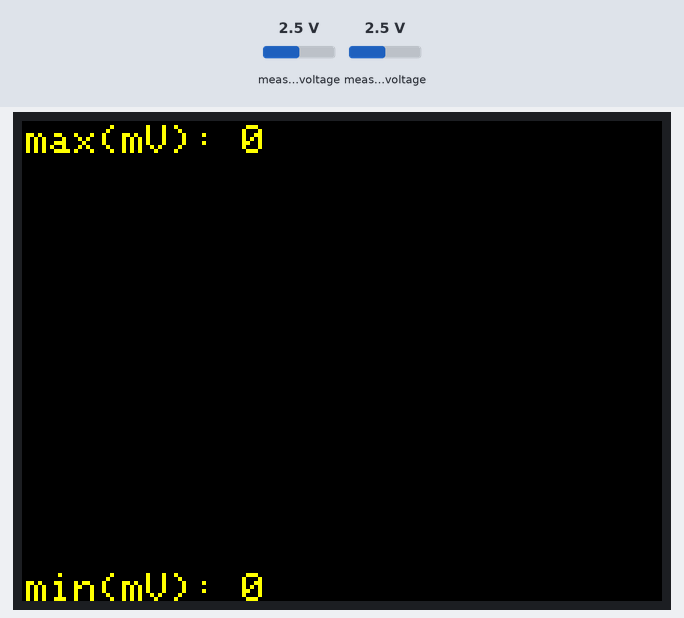
The sketch below on a simulated Arduino Uno, built with avr-gcc and run on an emulated ATmega328P. On the bench: 320×240 colour display. The test bench sets the inputs (shaded band); at power-on: measured voltage 2.5 V. What the sketch prints to the serial monitor is not drawn.

Above: at 0.7 s.
At 3.56 s:
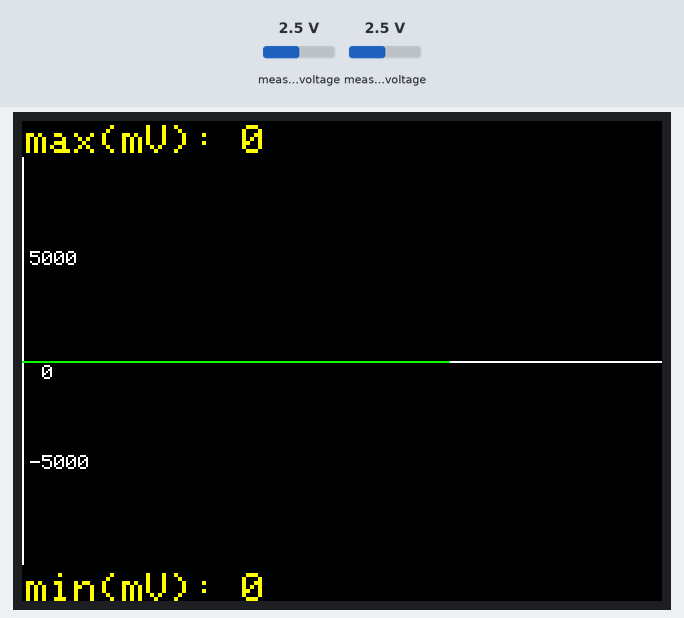
At 9.98 s:
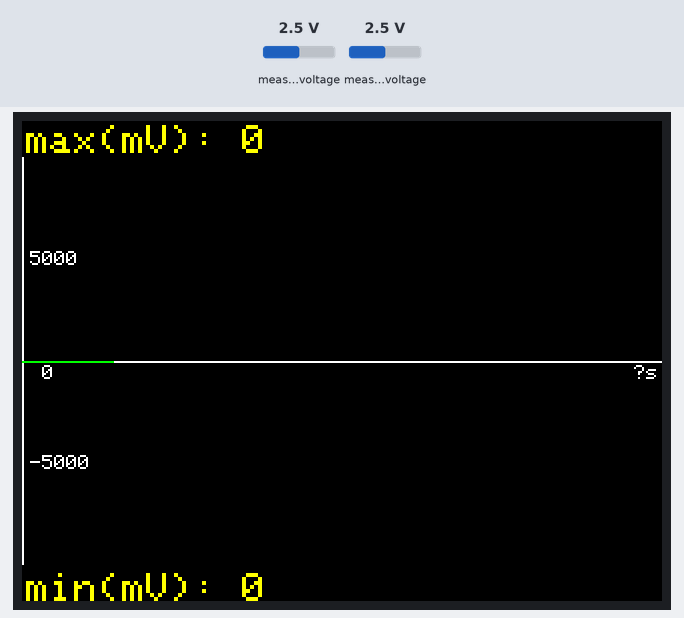
At 19.87 s:
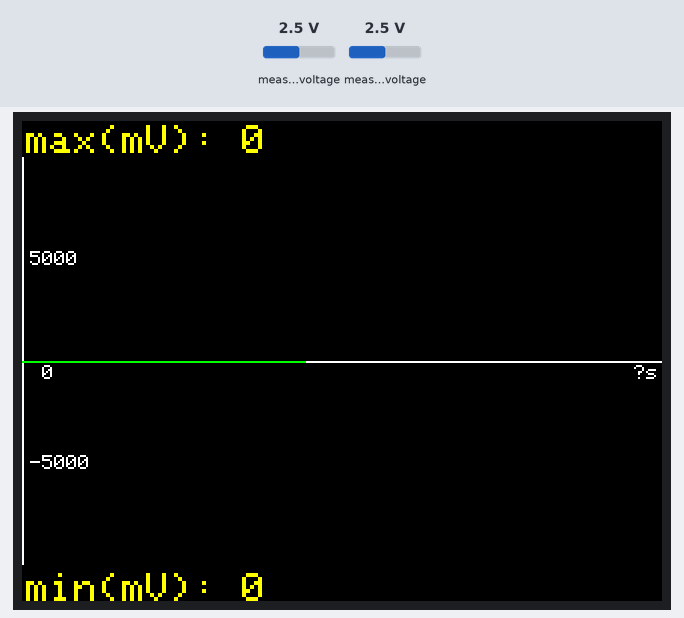
At 39.02 s:
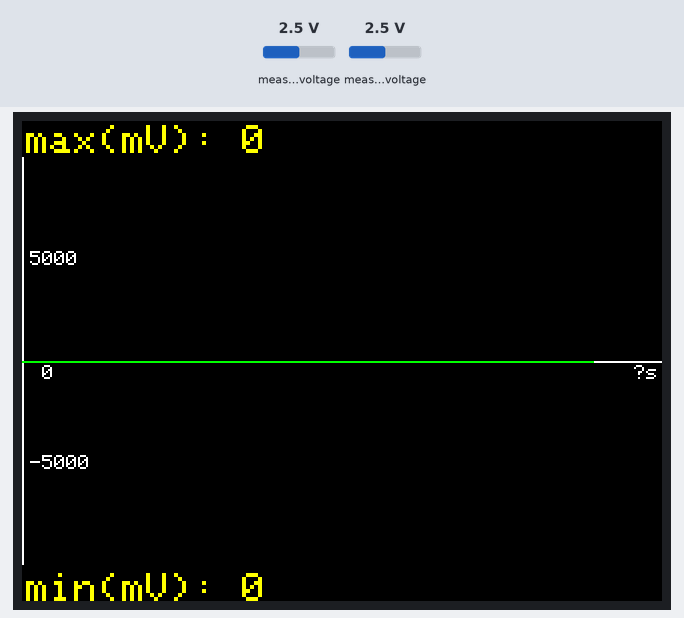

The sketch:

Volt_Meter_V3_2_4_tft.ino
```cpp
#include <Adafruit_ADS1X15.h>
/**
 * Gain and bit-multiplier table for the ADS1x15
 *
 * Gain | Bit-mul 1115 | Bit-mul 1015 | Range (V)
 * -------------------------------------------
 * 2/3  | 0.1875 mV    | 3 mV         | +-6.144
 * 1    | 0.125 mV     | 2 mV         | +-4.096
 * 2    | 0.0625 mV    | 1 mV         | +-2.048
 * 4    | 0.03125 mV   | 0.5 mV      | +-1.024
 * 8    | 0.015625 mV  | 0.25 mV     | +-0.512
 * 16   | 0.0078125 mV | 0.125 mV    | +-0.256
 *
 * If 9.0V battery (full) connected to the motor, at max speed, approx +/- 220-250mV is induced
 * in the coil.
 *
 * Datasheet of ADS1115: https://www.ti.com/lit/ds/symlink/ads1115.pdf
 *
 * Based on Adafruit ADS1X15 Library examples:
 * https://github.com/adafruit/Adafruit_ADS1X15/tree/master/examples
 */

Adafruit_ADS1115 ads1115;
//Adafruit_ADS1015 ads1015;

// External voltage scaling factor (for voltage divider, etc.)
float external_voltage_multiplier = 11.0;

// Delay between samples (ms)
int t_delay = 10;

// For keeping track of min and max voltages
float min_voltage = 9999.0;
float max_voltage = -9999.0;

// Forward declarations from TFT support file
void TFT_Setup(void);
void Publish_Data(int emf, int minV, int maxV);

void update_min_max(float voltage) {
  if (voltage < min_voltage) {
    min_voltage = voltage;
  }
  if (voltage > max_voltage) {
    max_voltage = voltage;
  }
}

void setup() {
  Serial.begin(115200);
  /*set up the TFT*/
  pinMode(0, INPUT_PULLUP);
  TFT_Setup();
  Serial.println("TFT Set up Complete.");
  /*set up the ADS*/
  ads1115.setGain(GAIN_TWOTHIRDS);  // +/- 6.144V range, 0.1875 mV per bit
  ads1115.begin();
  Serial.println("ADS1115 Set up Complete.");
}

void loop() {
  // Read differential voltage between A0 and A1
  int16_t diff = ads1115.readADC_Differential_0_1();

  // Calculate voltage in millivolts
  // For GAIN_TWOTHIRDS, 1 bit = 0.1875 mV on ADS1115
  float multiplier = 0.1875F; // mV/bit for ADS1115 at gain 2/3
  float voltage = diff * multiplier * external_voltage_multiplier;

  // Update min and max voltages
  update_min_max(voltage);

  // Publish data to TFT
  Publish_Data((int)voltage, (int)min_voltage, (int)max_voltage);

  // Wait before next sample
  delay(t_delay);
}
```

02_TFT_support.ino
```cpp
#include <Adafruit_GFX.h>      // Core graphics library
#include <Adafruit_ILI9341.h>  // 2.4" TFT FeatherWing (ILI9341)
#include <SPI.h>

// FeatherWing default pins (Feather): CS=D9, DC=D10, RST tied to RESET
#define TFT_CS   9
#define TFT_DC   10
#define TFT_RST  -1  // -1 means use board RESET

// Color aliases (keep legacy names used in sketch)
#define ST77XX_BLACK   ILI9341_BLACK
#define ST77XX_WHITE   ILI9341_WHITE
#define ST77XX_GREEN   ILI9341_GREEN
#define ST77XX_YELLOW  ILI9341_YELLOW

// Bands reserved for labels
const int TOP_TEXT_HEIGHT    = 16;  // top band for max label
const int BOTTOM_TEXT_HEIGHT = 16;  // bottom band for min label

// ==== VERTICAL SCALE ====
// Set your signed full-scale magnitude in millivolts.
// Example: 10000 => ±10V; 300 => ±300 mV
const int EMF_FULL_SCALE_MV = 10000;             // <-- change if you want ±300 mV, set 300
const int EMF_MIN_MV        = -EMF_FULL_SCALE_MV;
const int EMF_MAX_MV        =  EMF_FULL_SCALE_MV;

// TFT object
Adafruit_ILI9341 tft = Adafruit_ILI9341(TFT_CS, TFT_DC, TFT_RST);

// Graph state
int t_prev = 0;
int t_curr = 0;
int t_step = 3;     // horizontal step in pixels

int y_prev = 0;
int y_curr = 0;

// Per-sweep state
static bool first_sample = true;   // first-ever sample since boot
static bool sweep_new    = true;   // first sample of a new screen sweep
static int  sweep_min    = 0;      // per-sweep min (mV)
static int  sweep_max    = 0;      // per-sweep max (mV)

// Timing for time-scale labeling
static unsigned long sweep_start_ms   = 0;
static float         last_sweep_secs  = NAN;  // duration of the completed sweep (seconds)

// Cached geometry (computed each draw)
int16_t g_w = 0, g_h = 0;
int16_t g_graph_top = 0, g_graph_bottom = 0, g_graph_height = 0;
int16_t g_mid_y = 0;

// --- helpers (forward) ---
void computeGeometry();
void makeGrid();
void drawMinMaxText(int minV, int maxV);
void drawYAxisHalfLabels();
void drawTimeScaleLabels();

void TFT_Setup(void) {
  tft.begin();
  tft.setRotation(1);          // Landscape: 320x240
  tft.fillScreen(ST77XX_BLACK);

  first_sample = true;
  sweep_new    = true;
  t_prev       = 0;
  t_curr       = 0;

  computeGeometry();
  makeGrid();
  drawMinMaxText(0, 0);
  drawYAxisHalfLabels();
  drawTimeScaleLabels();

  delay(200);
}

// Compute cached geometry for graph area and midline
void computeGeometry() {
  g_w = tft.width();
  g_h = tft.height();

  // Keep labels clear by shrinking graph area slightly inside bands
  g_graph_top    = TOP_TEXT_HEIGHT + 2;
  g_graph_bottom = g_h - BOTTOM_TEXT_HEIGHT - 3;
  g_graph_height = g_graph_bottom - g_graph_top + 1;

  // 0 mV midline = exact middle of graph area
  g_mid_y = g_graph_top + g_graph_height / 2;
}

// Draw axes and 0-line (graph area only)
void makeGrid() {
  computeGeometry();

  // Clear graph area
  tft.fillRect(0, g_graph_top, g_w, g_graph_height, ST77XX_BLACK);

  // Y-axis at the left
  tft.drawLine(0, g_graph_top, 0, g_graph_bottom, ST77XX_WHITE);

  // 0 mV axis (midline)
  tft.drawLine(0, g_mid_y, g_w - 1, g_mid_y, ST77XX_WHITE);
}

// Update the top/bottom bands with labeled min/max (with units)
void drawMinMaxText(int minV, int maxV) {
  tft.setTextSize(2);
  tft.setTextColor(ST77XX_YELLOW);

  // Top: max(mV)
  tft.fillRect(0, 0, g_w, TOP_TEXT_HEIGHT, ST77XX_BLACK);
  tft.setCursor(2, 2);
  tft.print("max(mV): ");
  tft.print(maxV);

  // Bottom: min(mV)
  tft.fillRect(0, g_h - BOTTOM_TEXT_HEIGHT, g_w, BOTTOM_TEXT_HEIGHT, ST77XX_BLACK);
  tft.setCursor(2, g_h - BOTTOM_TEXT_HEIGHT + 2);
  tft.print("min(mV): ");
  tft.print(minV);
}

// Draw ±half-scale numeric labels on the Y-axis (no units)
void drawYAxisHalfLabels() {
  const int V_HALF = EMF_FULL_SCALE_MV / 2;  // e.g., 5000 for ±10V, 150 for ±300 mV

  // map value -> screen y in graph area
  auto map_to_y = [&](int mv) -> int16_t {
    // map [EMF_MIN_MV..EMF_MAX_MV] to [g_graph_bottom..g_graph_top]
    long yy = g_graph_top + map(mv, EMF_MIN_MV, EMF_MAX_MV, g_graph_height - 1, 0);
    if (yy < g_graph_top) yy = g_graph_top;
    if (yy > g_graph_bottom) yy = g_graph_bottom;
    return (int16_t)yy;
  };

  int16_t y_pos_half = map_to_y(+V_HALF);
  int16_t y_neg_half = map_to_y(-V_HALF);

  // Small white numbers just to the right of the Y-axis
  tft.setTextSize(1);
  tft.setTextColor(ST77XX_WHITE);

  // Adjust cursor so the numbers are centered roughly on the tick height
  int16_t txt_h = 8; // default font height at size=1
  int16_t y_txt = 0;

  // +half
  y_txt = y_pos_half - txt_h / 2;
  if (y_txt < g_graph_top) y_txt = g_graph_top;
  if (y_txt > g_graph_bottom - txt_h) y_txt = g_graph_bottom - txt_h;
  tft.setCursor(4, y_txt);
  tft.print(V_HALF);

  // -half
  y_txt = y_neg_half - txt_h / 2;
  if (y_txt < g_graph_top) y_txt = g_graph_top;
  if (y_txt > g_graph_bottom - txt_h) y_txt = g_graph_bottom - txt_h;
  tft.setCursor(4, y_txt);
  tft.print(-V_HALF);
}

// Draw time scale labels inside the graph area:
// "0" near bottom-left, and last sweep duration (e.g. "3.0s") bottom-right.
void drawTimeScaleLabels() {
  tft.setTextSize(1);
  tft.setTextColor(ST77XX_WHITE);

  const int margin_x = 2;
  const int margin_y = 2;

  // Text sits just above the bottom of the graph area
  int16_t y = g_graph_bottom - 8 - margin_y;  // 8px font height

  // Left: "0"
  tft.setCursor(margin_x + 8, g_h/2+2);  // a little right of Y-axis
  tft.print("0");

  // Right: measured secs from previous sweep (if available)
  tft.fillRect(g_w - 60, y, 60, 10, ST77XX_BLACK); // clear old area
  if (!isnan(last_sweep_secs) && last_sweep_secs > 0.0f) {
    char buf[16];
    // print with one decimal place, e.g., "3.0s"
    snprintf(buf, sizeof(buf), "%.1fs", last_sweep_secs);
    int16_t text_w = strlen(buf) * 6; // 6px per char at size=1
    tft.setCursor(g_w - text_w - margin_x, g_h/2+2);
    tft.print(buf);
  }
}

// === Main drawing function used by the measurement sketch ===
// Note: minV/maxV from the main sketch are ignored for display;
// we track per-sweep min/max here to reset on each new screen.
void Publish_Data(int emf, int /*minV*/, int /*maxV*/) {
  // Clamp to signed range so mapping stays on-screen
  if (emf < EMF_MIN_MV) emf = EMF_MIN_MV;
  if (emf > EMF_MAX_MV) emf = EMF_MAX_MV;

  // Map emf to screen y within graph area (signed scale, 0 at midline)
  int this_y = g_graph_top + map(emf, EMF_MIN_MV, EMF_MAX_MV, g_graph_height - 1, 0);
  if (this_y < g_graph_top) this_y = g_graph_top;
  if (this_y > g_graph_bottom) this_y = g_graph_bottom;

  // Handle first sample or start of a new sweep
  if (first_sample || sweep_new) {
    makeGrid();
    drawYAxisHalfLabels();
    drawTimeScaleLabels();

    t_curr = 0;
    t_prev = 0;

    y_curr = this_y;
    y_prev = this_y;

    // Initialize per-sweep min/max to this sample
    sweep_min = emf;
    sweep_max = emf;
    drawMinMaxText(sweep_min, sweep_max);

    // Start timing for this sweep
    sweep_start_ms = millis();

    // Draw initial point
    tft.drawPixel(t_curr, y_curr, ST77XX_GREEN);

    first_sample = false;
    sweep_new    = false;
    return;
  }

  // Advance time (x) coordinate
  t_prev = t_curr;
  t_curr += t_step;

  // If we reached the right edge, end this sweep:
  // - compute duration,
  // - mark to start fresh next call (which will redraw labels accordingly)
  if (t_curr >= g_w) {
    unsigned long now_ms = millis();
    if (now_ms >= sweep_start_ms) {
      last_sweep_secs = (now_ms - sweep_start_ms) / 1000.0f;
    } else {
      last_sweep_secs = NAN; // unexpected clock wrap
    }
    sweep_new = true;
    return;  // do not draw a connecting line across the wrap
  }

  // Normal case: draw line segment from previous point to current
  y_prev = y_curr;
  y_curr = this_y;
  tft.drawLine(t_prev, y_prev, t_curr, y_curr, ST77XX_GREEN);

  // Update per-sweep min/max with this sample and refresh labels
  if (emf < sweep_min) sweep_min = emf;
  if (emf > sweep_max) sweep_max = emf;
  drawMinMaxText(sweep_min, sweep_max);
}
```
